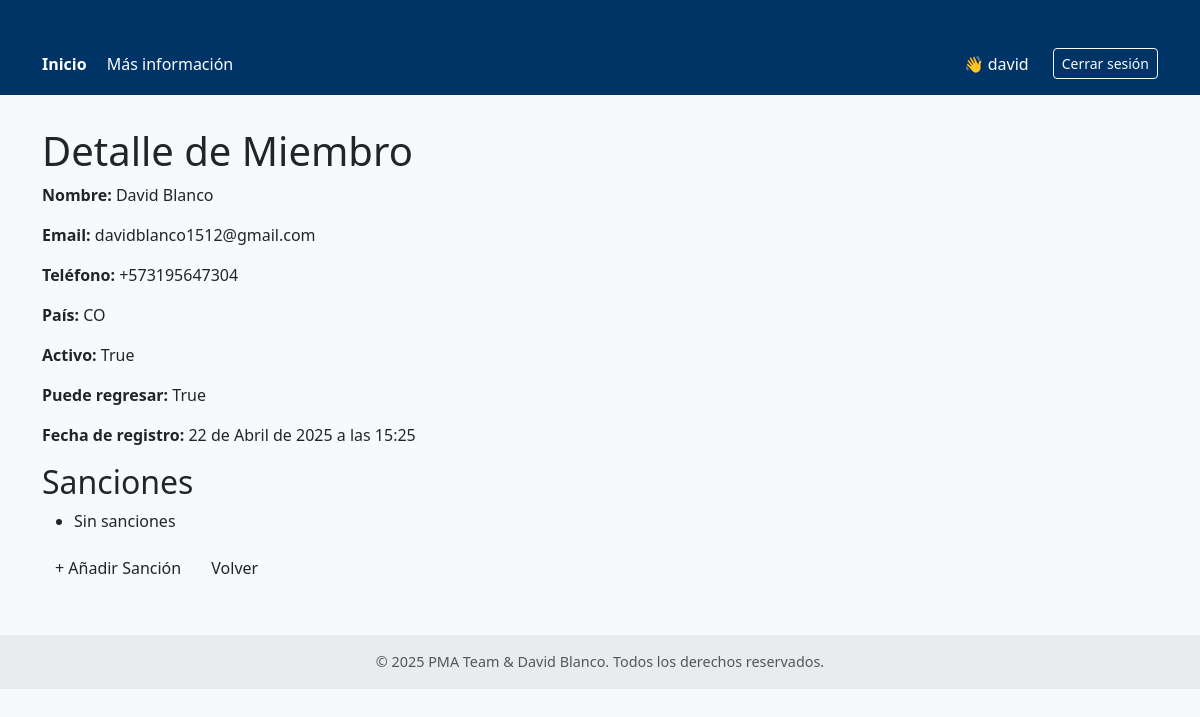
The app's page /miembros/detalle/3/ (signed in) with its own data.
### miembros/models.py (models this page shows, shortened)
class Miembro(models.Model):
    nombre_completo = models.CharField(max_length=255, validators=[validar_nombre])
    pais = CountryField()
    numero_telefono = PhoneNumberField(unique=True)
    email = models.EmailField(unique=True)
    activo = models.BooleanField(default=True)
    puede_regresar = models.BooleanField(default=True)
    fecha_registro = models.DateTimeField(auto_now_add=True)

### miembros/views.py (the view)
# urls.py: path('detalle/<int:pk>/', views.DetalleMiembroView.as_view(), name='detalle_miembro'),
class DetalleMiembroView(SoloStaffMixin, DetailView):
    model = Miembro
    template_name = 'miembros/detalle_miembro.html'

### miembros/views.py (called while the page is built)
    def test_func(self):
        return self.request.user.is_staff

### miembros/templates/miembros/detalle_miembro.html (shortened to what this page needs)
{% extends 'base.html' %}
{% block content %}
<h1>Detalle de Miembro</h1>
<section aria-labelledby="miembro-info">
    <p><strong>Nombre:</strong> {{ miembro.nombre_completo }}</p>
    <p><strong>Email:</strong> {{ miembro.email }}</p>
    <p><strong>Teléfono:</strong> {{ miembro.numero_telefono }}</p>
    <p><strong>País:</strong> {{ miembro.pais }}</p>
    <p><strong>Activo:</strong> {{ miembro.activo }}</p>
    <p><strong>Puede regresar:</strong> {{ miembro.puede_regresar }}</p>
    <p><strong>Fecha de registro:</strong> {{ miembro.fecha_registro }}</p>
</section>
<h2>Sanciones</h2>
<section aria-labelledby="sanciones-list">
    <ul>
        {% for sancion in miembro.sanciones.all %}
            <li>{{ sancion.fecha|date:"Y-m-d H:i" }} - {{ sancion.motivo }} ({{ sancion.cantidad_llamados }} llamados)</li>
        {% empty %}
            <li>Sin sanciones</li>
        {% endfor %}
    </ul>
</section>
<div class="btn-container">
    {% if miembro.activo %}
        <a class="btn" href="{% url 'miembros:crear_sancion' miembro.pk %}">+ Añadir Sanción</a>
    {% endif %}
    <a class="btn" href="{% url 'miembros:lista_miembros' %}">Volver</a>
</div>
{% endblock %}

### miembros/templates/base.html (shortened to what this page needs)
<!DOCTYPE html>
<html lang="es">
<head>
    <link href="https://cdn.jsdelivr.net/npm/bootstrap@5.3.3/dist/css/bootstrap.min.css" rel="stylesheet">
</head>
<body>
    <header>
        <div class="container d-flex justify-content-between align-items-center">
            <div>
                <a href="{% url 'home' %}" class="fw-bold">Inicio</a>
                <a href="{% url 'miembros:about' %}">Más información</a>
            </div>
            <div class="d-flex align-items-center">
                {% if user.is_authenticated %}
                    <span>👋 {{ user.username }}</span>
                    <form action="{% url 'logout' %}" method="post" class="d-inline ms-2">
                        <button type="submit" class="btn btn-outline-light btn-sm">Cerrar sesión</button>
                    </form>
                {% else %}
                    <a href="{% url 'login' %}" class="btn btn-light btn-sm">Iniciar sesión</a>
                {% endif %}
            </div>
        </div>
    </header>
    <main class="container">
        {% block content %}{% endblock %}
    </main>
    <footer>
        &copy; 2025 PMA Team & David Blanco. Todos los derechos reservados.
    </footer>
</body>
</html>

### miembros/templates/base.html (style rules this page uses)
body { background-color: #f8f9fa; }
header { background-color: #003366; color: white; padding: 1rem 0; }
header a, header span { color: white; text-decoration: none; margin-right: 1rem; }
.container { margin-top: 2rem; }
footer { margin-top: 3rem; padding: 1rem; background-color: #e9ecef; text-align: center; font-size: 0.9em; color: #555; }

### records on screen
Miembro: nombre_completo "David Blanco", email "davidblanco1512@gmail.com", numero_telefono "+573195647304", pais "CO", activo "True", puede_regresar "True", fecha_registro "22 de Abril de 2025 a las 15:25"

### other values on screen
{{ user.username }} "david"
